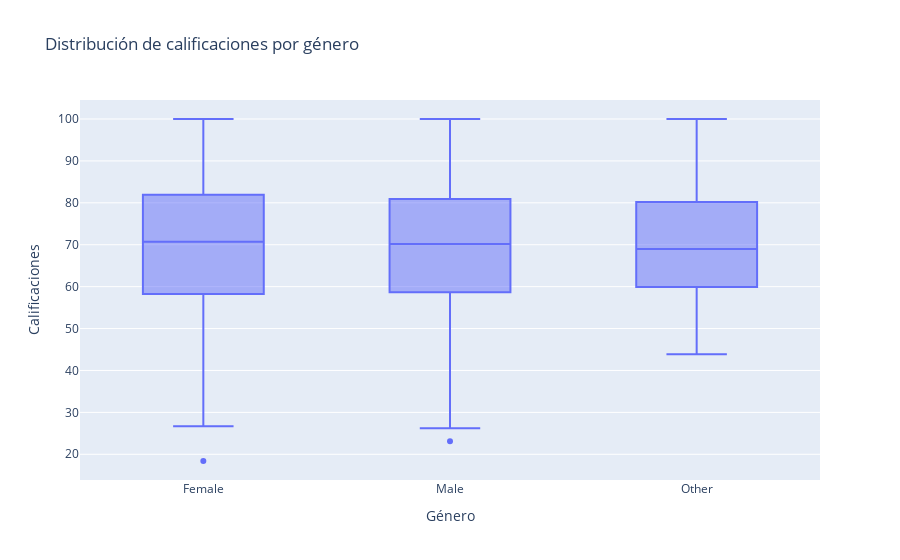

Source (notebook cell):
### Markdown cell above
# Compara calificaciones por género

### Code cell
# Convertir la columna 'gender' a valores numéricos
df['gender_numeric'] = df['gender'].map({'Female': 0, 'Male': 1, 'Other': 2})

# Calcular la correlación entre 'gender_numeric' y 'exam_score'
calcular_correlacion(df, 'gender_numeric', 'exam_score')

# Gráfico de caja para visualizar la relación
px.box(df, x='gender', y='exam_score', title='Distribución de calificaciones por género', 
    labels={'gender': 'Género', 'exam_score': 'Calificaciones'})

### Figure 1 — Plotly figure (JSON) as saved in the notebook; plotly's stock layout.template omitted (floating-point values rounded to 4 significant figures; data arrays with more than 128 entries replaced by an {"elided": "..."} marker saying what was removed)
{"data": [{"alignmentgroup": "True", "hovertemplate": "Género=%{x}<br>Calificaciones=%{y}<extra></extra>", "legendgroup": "", "marker": {"color": "#636efa"}, "name": "", "notched": false, "offsetgroup": "", "orientation": "v", "showlegend": false, "type": "box", "x": {"elided": "1000 str values"}, "x0": " ", "xaxis": "x", "y": {"elided": "1000 float values"}, "y0": " ", "yaxis": "y"}], "layout": {"boxmode": "group", "legend": {"tracegroupgap": 0}, "title": {"text": "Distribución de calificaciones por género"}, "xaxis": {"anchor": "y", "domain": [0, 1], "title": {"text": "Género"}}, "yaxis": {"anchor": "x", "domain": [0, 1], "title": {"text": "Calificaciones"}}}}
